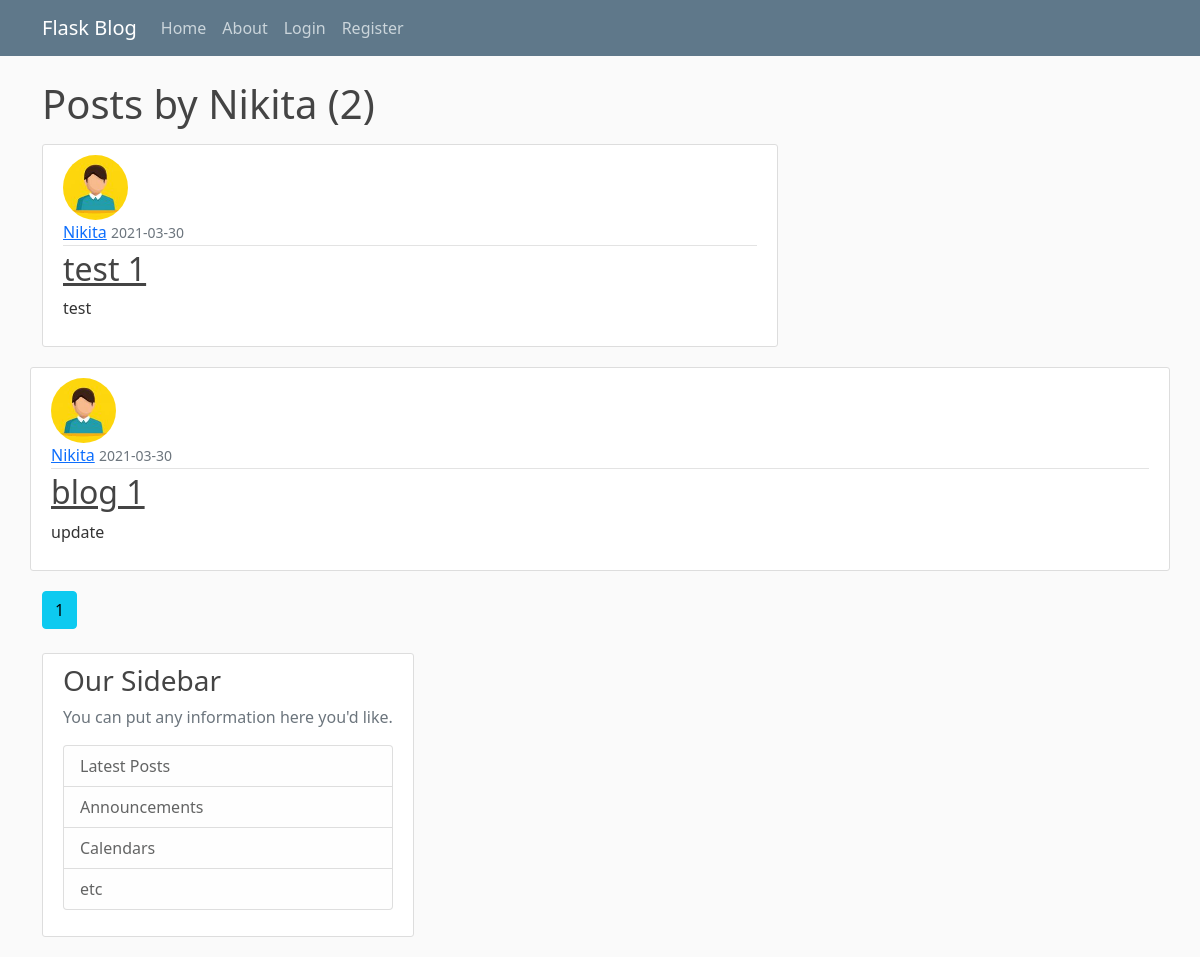
Page /user/Nikita on the earlier database version.
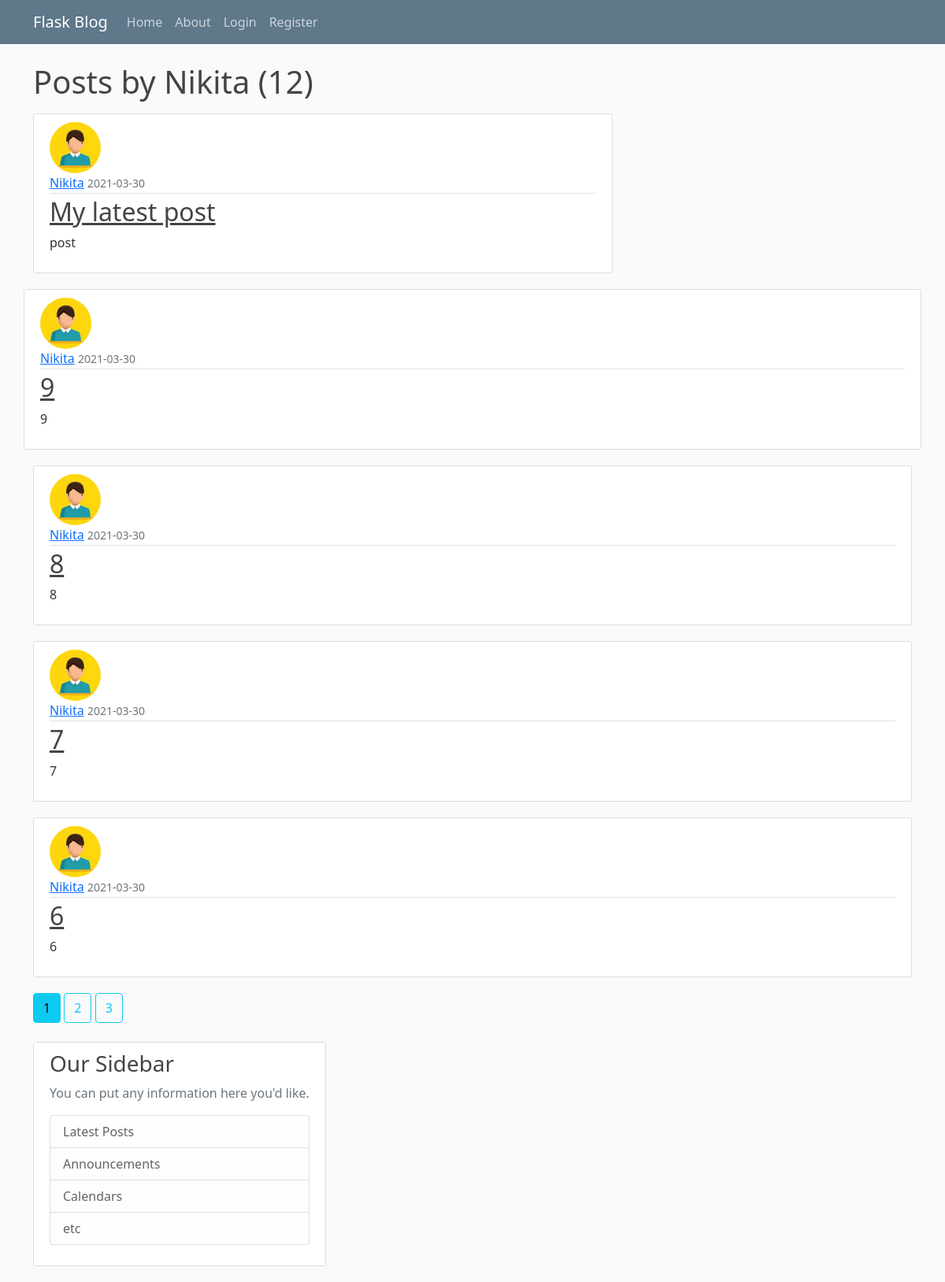
Same page on the later database version.
### flaskblog/models.py (models this page shows, shortened)
class User(db.Model, UserMixin):
    id = db.Column(db.Integer, primary_key=True)
    username = db.Column(db.String(20), unique=True, nullable=False)
    email = db.Column(db.String(120), unique=True, nullable=False)
    image_file = db.Column(db.String(20), nullable=False,
                           default='default.jpg')
    password = db.Column(db.String(60), nullable=False)
    posts = db.relationship('Post', backref='author', lazy=True)

class Post(db.Model):
    id = db.Column(db.Integer, primary_key=True)
    title = db.Column(db.String(100), nullable=False)
    date_posted = db.Column(db.DateTime, nullable=False,
                            default=datetime.utcnow)
    content = db.Column(db.Text, nullable=False)
    user_id = db.Column(db.Integer, db.ForeignKey('user.id'), nullable=False)

### flaskblog/routes.py (the view)
@app.route("/user/<string:username>")
def user_posts(username):
    page = request.args.get('page', 1, type=int)
    user = User.query.filter_by(username=username).first_or_404()
    posts = Post.query.filter_by(author=user)\
        .order_by(Post.date_posted.desc())\
        .paginate(page=page, per_page=5)
    return render_template('user_posts.html', posts=posts, user=user)

### flaskblog/templates/user_posts.html
{% extends "layouts.html" %}
{% block content %}
<h1 class=mb-3>Posts by {{ user.username }} ({{ posts.total }})</h1>
{% for post in posts.items %}
<article class="media content-section">
    <img class="rounded-circle article-img"
        src="{{ url_for('static', filename='profile_pics/' + post.author.image_file) }}" <div class="media-body">
    <div class="article-metadata">
        <a class="mr-2" href="{{ url_for('user_posts', username=post.author.username) }}">{{ post.author.username }}</a>
        <small class="text-muted">{{ post.date_posted.strftime('%Y-%m-%d') }}</small>
    </div>
    <h2><a class="article-title" href="{{ url_for('post', post_id=post.id) }}">{{ post.title }}</a></h2>
    <p class="article-content">{{ post.content }}</p>
    </div>
</article>
{% endfor %}
{% for page_num in posts.iter_pages(left_edge=1, right_edge=1, left_current=1, right_current=2) %}
{% if page_num %}
{% if posts.page == page_num %}
<a class="btn btn-info mb-4" href="{{ url_for('user_posts', username=user.username, page=page_num) }}">{{ page_num }}</a>
{% else %}
<a class="btn btn-outline-info mb-4" href="{{ url_for('home', username=user.username, page=page_num) }}">{{ page_num }}</a>
{% endif %}
{% else %}
...
{% endif %}
{% endfor %}
{% endblock content %}

### flaskblog/templates/layouts.html (shortened to what this page needs)
<!DOCTYPE html>
<head>
    <link href="https://cdn.jsdelivr.net/npm/bootstrap@5.0.0-beta3/dist/css/bootstrap.min.css" rel="stylesheet"
>
    <link rel="stylesheet" type="text/css" href="{{ url_for('static', filename='main.css') }}">
</head>
<body>
    <header class="site-header">
        <nav class="navbar navbar-expand-md navbar-dark bg-steel fixed-top">
            <div class="container">
                <a class="navbar-brand mr-4" href="/">Flask Blog</a>
                <div class="collapse navbar-collapse" id="navbarToggle">
                    <div class="navbar-nav mr-auto">
                        <a class="nav-item nav-link" href="{{ url_for('home') }}">Home</a>
                        <a class="nav-item nav-link" href="{{ url_for('about') }}">About</a>
                    </div>
                    <div class="navbar-nav">
                        {% if current_user.is_authenticated %}
                        <a class="nav-item nav-link" href="{{ url_for('new_post') }}">New Post</a>
                        <a class="nav-item nav-link" href="{{ url_for('account') }}">Account</a>
                        <a class="nav-item nav-link" href="{{ url_for('logout') }}">Logout</a>
                        {% else %}
                        <a class="nav-item nav-link" href="{{ url_for('login') }}">Login</a>
                        <a class="nav-item nav-link" href="{{ url_for('register') }}">Register</a>
                        {% endif %}
                    </div>
                </div>
            </div>
        </nav>
    </header>
    <main role="main" class="container">
        <div class="row">
            <div class="col-md-8">
                {% block content %}{% endblock %}
            <div class="col-md-4">
                <div class="content-section">
                    <h3>Our Sidebar</h3>
                    <p class='text-muted'>You can put any information here you'd like.
                    <ul class="list-group">
                        <li class="list-group-item list-group-item-light">Latest Posts</li>
                        <li class="list-group-item list-group-item-light">Announcements</li>
                        <li class="list-group-item list-group-item-light">Calendars</li>
                        <li class="list-group-item list-group-item-light">etc</li>
                    </ul>
                    </p>
                </div>
            </div>
    </main>
</body>
</html>

### flaskblog/static/main.css (style rules this page uses)
body { background: #fafafa; color: #333333; margin-top: 5rem; }
h1, h2, h3, h4, h5, h6 { color: #444444; }
.bg-steel { background-color: #5f788a; }
.site-header .navbar-nav .nav-link { color: #cbd5db; }
.content-section { background: #ffffff; padding: 10px 20px; border: 1px solid #dddddd; border-radius: 3px; margin-bottom: 20px; }
.article-title { color: #444444; }
.article-content { white-space: pre-line; }
.article-img { height: 65px; width: 65px; margin-right: 16px; }
.article-metadata { padding-bottom: 1px; margin-bottom: 4px; border-bottom: 1px solid #e3e3e3 }

Differences in the rows shown:
no longer on this page (row unchanged): Post: image_file (picture), author.username "Nikita", date_posted "2021-03-30", title "test 1", content "test"
no longer on this page (row unchanged): Post: image_file (picture), author.username "Nikita", date_posted "2021-03-30", title "blog 1", content "update"
added Post: image_file (picture), author.username "Nikita", date_posted "2021-03-30", title "My latest post", content "post"
added Post: image_file (picture), author.username "Nikita", date_posted "2021-03-30", title "9", content "9"
added Post: image_file (picture), author.username "Nikita", date_posted "2021-03-30", title "8", content "8"
added Post: image_file (picture), author.username "Nikita", date_posted "2021-03-30", title "7", content "7"
added Post: image_file (picture), author.username "Nikita", date_posted "2021-03-30", title "6", content "6"
Other differences:
{{ posts.total }}: "2" → "12"
new list line: "2"
new list line: "3"
